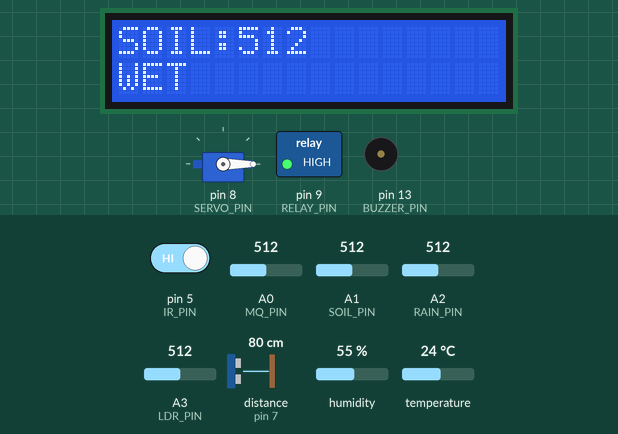
This sketch was run on a simulated Arduino Uno, built with avr-gcc and run on an emulated ATmega328P. Shown: 16×2 character LCD, servo, switched loads named in the sketch (green lamp = pin HIGH), buzzer (waves = sounding, pin HIGH). Wiring (inferred from the names in the program): ultrasonic range finder: trigger pin 6; echo pin 7. The inputs (shaded band) are chosen by the test bench; at power-on: A1 (SOIL_PIN) = 512, distance to the obstacle (sensor on pin 7) 80 cm, A0 (MQ_PIN) = 512, A2 (RAIN_PIN) = 512, pin 5 (IR_PIN) HIGH, A3 (LDR_PIN) = 512, humidity 55 %, temperature 24 °C. The echo pulse lasts 58.3 µs per cm; pins used as bus, display or sensor lines are not drawn.

Above: at 2.8 s.
2.9 s: A1 (SOIL_PIN) set to 588
9.5 s: A1 (SOIL_PIN) set to 611
At 10.4 s:
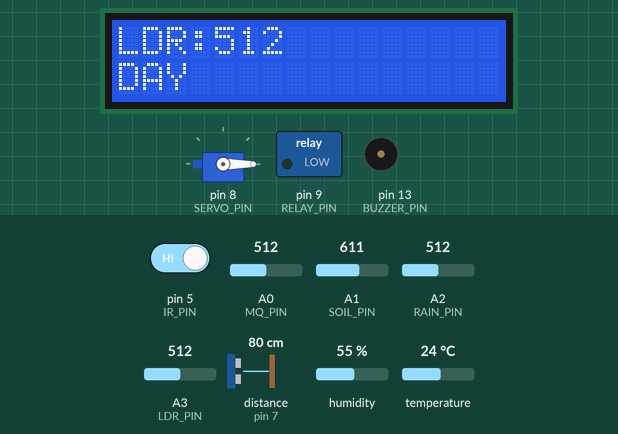
16.2 s: distance to the obstacle (sensor on pin 7) set to 4 cm
At 22.7 s:
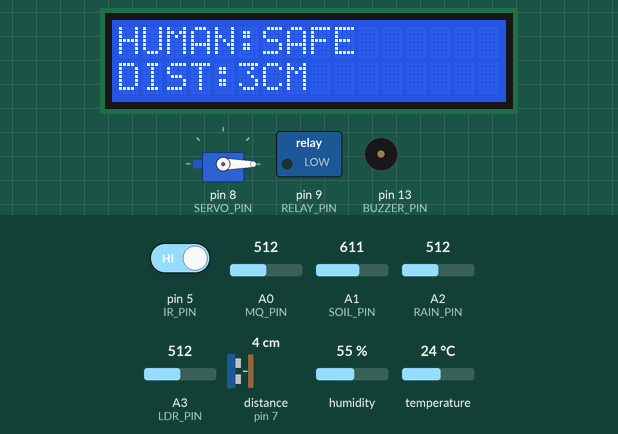
22.9 s: distance to the obstacle (sensor on pin 7) set to 2 cm
25.6 s: A0 (MQ_PIN) set to 610
At 29.0 s:
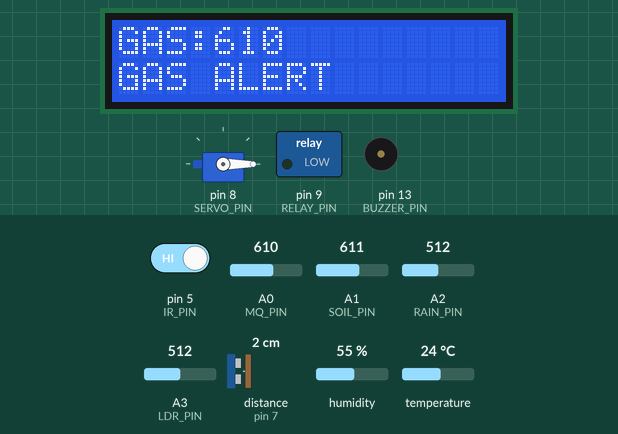
32.3 s: A2 (RAIN_PIN) set to 483
At 33.8 s:
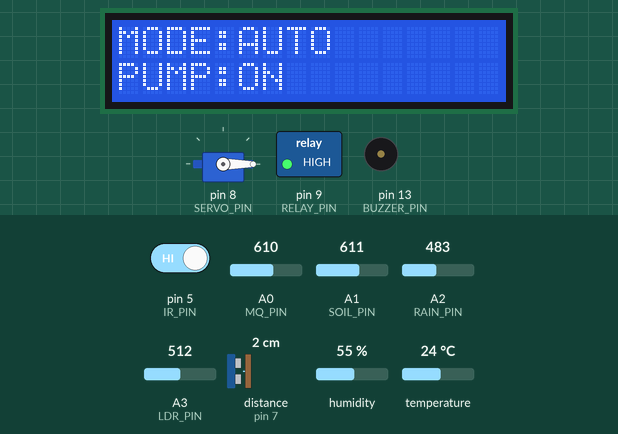
Timing chart, 0 to 35.3 s (numbered marks = the images above; inputs shaded):
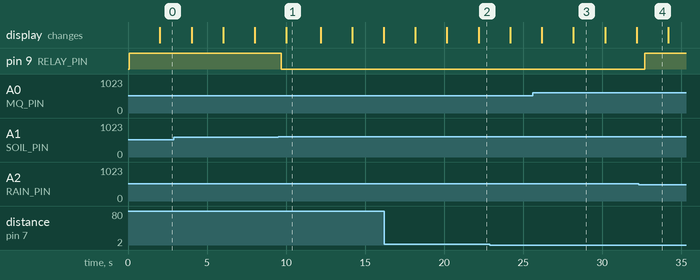

Measured:
- the behaviour switches between 600 and 601 on A1 (SOIL_PIN) (found by bisection; images 0 and 1)
- the behaviour switches between 500 and 499 on A2 (RAIN_PIN) (found by bisection; images 3 and 4)
- after the input at 9.5 s, pin 9 (RELAY_PIN): HIGH → LOW after 0.20 s
- after the input at 25.6 s, the display: first differs from a run without the input after 2.6 s (image 3)
- after the input at 32.3 s, pin 9 (RELAY_PIN): LOW → HIGH after 0.39 s
- what the display in image 1 shows lasts 2.2 s, from 10.0 s to 12.2 s
- what the display in image 3 shows lasts 2.0 s, from 28.2 s to 30.2 s

The sketch:

AgriNet-zero.ino
```cpp
#include <Wire.h>
#include <LiquidCrystal_I2C.h>
#include <DHT.h>
#include <Servo.h>
#include <SoftwareSerial.h>

// ================= PINS =================

#define MQ_PIN      A0
#define SOIL_PIN    A1
#define RAIN_PIN    A2
#define LDR_PIN     A3

#define DHT_PIN     4
#define IR_PIN      5

#define TRIG_PIN    6
#define ECHO_PIN    7

#define SERVO_PIN   8
#define RELAY_PIN   9

#define BT_RX       10
#define BT_TX       11

#define BUZZER_PIN  13

#define DHTTYPE DHT11

// ================= OBJECTS =================

LiquidCrystal_I2C lcd(0x27, 16, 2);
DHT dht(DHT_PIN, DHTTYPE);
Servo servoMotor;

SoftwareSerial BT(BT_RX, BT_TX);

// ================= SETTINGS =================

#define SOIL_DRY 600
#define RAIN_LIMIT 500
#define GAS_LIMIT 600
#define LDR_DAY 400

// Most IR modules:
// LOW = detected
// HIGH = not detected
#define IR_DETECTED LOW

// ================= VARIABLES =================

int soilValue = 0;
int rainValue = 0;
int gasValue = 0;
int ldrValue = 0;
int irValue = HIGH;

long distanceCM = -1;

float temperature = 0;
float humidity = 0;

bool autoMode = true;
bool pumpON = false;
bool dayTime = false;

// ================= TIMERS =================

unsigned long sensorTime = 0;
unsigned long lcdTime = 0;
unsigned long mobileTime = 0;

#define SENSOR_INTERVAL 500
#define LCD_INTERVAL 2000
#define MOBILE_INTERVAL 10000

// ================= BLUETOOTH BUFFER =================

char command[16];
byte commandPos = 0;

// ================= SETUP =================

void setup() {

  Serial.begin(9600);

  // HC-05
  BT.begin(9600);

  // LCD
  lcd.init();
  lcd.backlight();

  // DHT
  dht.begin();

  // Servo
  servoMotor.attach(SERVO_PIN);
  servoMotor.write(0);

  // IR
  pinMode(IR_PIN, INPUT);

  // Ultrasonic
  pinMode(TRIG_PIN, OUTPUT);
  pinMode(ECHO_PIN, INPUT);

  digitalWrite(TRIG_PIN, LOW);

  // Relay
  pinMode(RELAY_PIN, OUTPUT);

  // Buzzer
  pinMode(BUZZER_PIN, OUTPUT);

  // Pump OFF
  digitalWrite(RELAY_PIN, HIGH);
  digitalWrite(BUZZER_PIN, LOW);

  // ================= LCD START =================

  lcd.clear();

  lcd.setCursor(0, 0);
  lcd.print(F("SMART FARMING"));

  lcd.setCursor(0, 1);
  lcd.print(F("BT STARTING..."));

  delay(1000);

  // ================= BLUETOOTH START =================

  BT.println();
  BT.println(F("SMART FARMING"));
  BT.println(F("BLUETOOTH CONNECTED"));
  BT.println(F("SYSTEM READY"));
  BT.println(F("----------------"));
  BT.println(F("AUTO/MANUAL"));
  BT.println(F("ON/OFF"));
  BT.println(F("STATUS"));
  BT.println();

  // First sensor reading

  readSensors();

  controlPump();

  // Send immediately

  sendMobile();

  mobileTime = millis();
}

// ================= MAIN LOOP =================

void loop() {

  // -------- Sensors --------

  if (millis() - sensorTime >= SENSOR_INTERVAL) {

    sensorTime = millis();

    readSensors();

    controlPump();
  }

  // -------- LCD --------

  if (millis() - lcdTime >= LCD_INTERVAL) {

    lcdTime = millis();

    showLCD();
  }

  // -------- Bluetooth commands --------

  readBluetooth();

  // -------- Mobile dashboard --------

  if (millis() - mobileTime >= MOBILE_INTERVAL) {

    mobileTime = millis();

    sendMobile();
  }
}

// ================= READ SENSORS =================

void readSensors() {

  soilValue = analogRead(SOIL_PIN);

  rainValue = analogRead(RAIN_PIN);

  gasValue = analogRead(MQ_PIN);

  ldrValue = analogRead(LDR_PIN);

  irValue = digitalRead(IR_PIN);

  distanceCM = ultrasonicDistance();

  float t = dht.readTemperature();

  float h = dht.readHumidity();

  if (!isnan(t)) {
    temperature = t;
  }

  if (!isnan(h)) {
    humidity = h;
  }

  if (ldrValue >= LDR_DAY) {
    dayTime = true;
  } else {
    dayTime = false;
  }
}

// ================= ULTRASONIC =================

long ultrasonicDistance() {

  digitalWrite(TRIG_PIN, LOW);
  delayMicroseconds(3);

  digitalWrite(TRIG_PIN, HIGH);
  delayMicroseconds(10);

  digitalWrite(TRIG_PIN, LOW);

  unsigned long time =
    pulseIn(ECHO_PIN, HIGH, 30000);

  if (time == 0) {
    return -1;
  }

  long cm = time / 58;

  if (cm >= 2 && cm <= 400) {
    return cm;
  }

  return -1;
}

// ================= PUMP CONTROL =================

void controlPump() {

  bool rain = rainValue < RAIN_LIMIT;

  // Rain always OFF

  if (rain) {

    pumpON = false;

    digitalWrite(RELAY_PIN, HIGH);

    return;
  }

  // AUTO

  if (autoMode) {

    if (soilValue > SOIL_DRY) {

      pumpON = true;

      digitalWrite(RELAY_PIN, LOW);

    } else {

      pumpON = false;

      digitalWrite(RELAY_PIN, HIGH);
    }

    return;
  }

  // MANUAL

  if (pumpON) {

    digitalWrite(RELAY_PIN, LOW);

  } else {

    digitalWrite(RELAY_PIN, HIGH);
  }
}

// ================= BLUETOOTH INPUT =================

void readBluetooth() {

  while (BT.available()) {

    char c = BT.read();

    if (c == '\n' || c == '\r') {

      if (commandPos > 0) {

        command[commandPos] = '\0';

        processCommand();

        commandPos = 0;
      }

    } else {

      if (commandPos < 15) {

        command[commandPos] = c;

        commandPos++;
      }
    }
  }
}

// ================= PROCESS COMMAND =================

void processCommand() {

  // lowercase → uppercase

  for (byte i = 0; command[i] != '\0'; i++) {

    if (command[i] >= 'a' &&
        command[i] <= 'z') {

      command[i] -= 32;
    }
  }

  // AUTO

  if (strcmp(command, "AUTO") == 0) {

    autoMode = true;

    controlPump();

    BT.println(F("MODE=AUTO"));
    sendStatus();
  }

  // MANUAL

  else if (strcmp(command, "MANUAL") == 0) {

    autoMode = false;

    pumpON = false;

    digitalWrite(RELAY_PIN, HIGH);

    BT.println(F("MODE=MANUAL"));
    sendStatus();
  }

  // ON

  else if (strcmp(command, "ON") == 0) {

    if (autoMode) {

      BT.println(F("USE MANUAL FIRST"));

    } else {

      if (rainValue < RAIN_LIMIT) {

        pumpON = false;

        digitalWrite(RELAY_PIN, HIGH);

        BT.println(F("RAIN=PUMP OFF"));

      } else {

        pumpON = true;

        digitalWrite(RELAY_PIN, LOW);

        BT.println(F("PUMP=ON"));
      }
    }
  }

  // OFF

  else if (strcmp(command, "OFF") == 0) {

    pumpON = false;

    digitalWrite(RELAY_PIN, HIGH);

    BT.println(F("PUMP=OFF"));
  }

  // STATUS

  else if (strcmp(command, "STATUS") == 0) {

    sendMobile();
  }
}

// ================= STATUS =================

void sendStatus() {

  BT.print(F("MODE="));

  if (autoMode)
    BT.println(F("AUTO"));
  else
    BT.println(F("MANUAL"));

  BT.print(F("PUMP="));

  if (pumpON)
    BT.println(F("ON"));
  else
    BT.println(F("OFF"));

  BT.print(F("SOIL="));
  BT.println(soilValue);

  BT.print(F("RAIN="));
  BT.println(rainValue);

  BT.print(F("IR="));
  BT.println(irValue);

  BT.print(F("DIST="));

  if (distanceCM > 0) {
    BT.print(distanceCM);
    BT.println(F("cm"));
  } else {
    BT.println(F("NONE"));
  }
}

// ================= MOBILE DASHBOARD =================

void sendMobile() {

  BT.println();
  BT.println(F("===================="));
  BT.println(F(" SMART FARMING"));
  BT.println(F(" LIVE DASHBOARD"));
  BT.println(F("===================="));

  // PUMP

  BT.print(F("MODE : "));

  if (autoMode)
    BT.println(F("AUTO"));
  else
    BT.println(F("MANUAL"));

  BT.print(F("PUMP : "));

  if (pumpON)
    BT.println(F("ON"));
  else
    BT.println(F("OFF"));

  // SOIL

  BT.print(F("SOIL : "));
  BT.println(soilValue);

  BT.print(F("SOIL STATUS : "));

  if (soilValue > SOIL_DRY)
    BT.println(F("DRY"));
  else
    BT.println(F("WET"));

  // RAIN

  BT.print(F("RAIN : "));
  BT.println(rainValue);

  BT.print(F("RAIN STATUS : "));

  if (rainValue < RAIN_LIMIT)
    BT.println(F("RAIN"));
  else
    BT.println(F("NO RAIN"));

  // IR

  BT.print(F("IR RAW : "));
  BT.println(irValue);

  BT.print(F("HUMAN : "));

  if (irValue == IR_DETECTED)
    BT.println(F("DETECTED"));
  else
    BT.println(F("NOT DETECTED"));

  // ULTRASONIC

  BT.print(F("DISTANCE : "));

  if (distanceCM > 0) {

    BT.print(distanceCM);
    BT.println(F(" CM"));

  } else {

    BT.println(F("NO OBJECT"));
  }

  // GAS

  BT.print(F("GAS : "));
  BT.println(gasValue);

  BT.print(F("GAS STATUS : "));

  if (gasValue > GAS_LIMIT)
    BT.println(F("ALERT"));
  else
    BT.println(F("NORMAL"));

  // DHT

  BT.print(F("TEMP : "));
  BT.print(temperature, 1);
  BT.println(F(" C"));

  BT.print(F("HUMIDITY : "));
  BT.print(humidity, 1);
  BT.println(F(" %"));

  // LDR

  BT.print(F("LDR : "));
  BT.println(ldrValue);

  BT.print(F("LIGHT : "));

  if (dayTime)
    BT.println(F("DAY"));
  else
    BT.println(F("NIGHT"));

  // SYSTEM

  BT.println(F("LCD : ACTIVE"));
  BT.println(F("ULTRASONIC : ACTIVE"));
  BT.println(F("IR : ACTIVE"));
  BT.println(F("BLUETOOTH : OK"));

  BT.println(F("--------------------"));
  BT.println(F("UPDATE : 10 SEC"));
  BT.println(F("===================="));
  BT.println();
}

// ================= LCD =================

void showLCD() {

  byte page = (millis() / 2000) % 8;

  lcd.clear();

  // PAGE 0

  if (page == 0) {

    lcd.setCursor(0, 0);

    if (autoMode)
      lcd.print(F("MODE:AUTO"));
    else
      lcd.print(F("MODE:MANUAL"));

    lcd.setCursor(0, 1);

    lcd.print(F("PUMP:"));

    if (pumpON)
      lcd.print(F("ON"));
    else
      lcd.print(F("OFF"));
  }

  // PAGE 1

  else if (page == 1) {

    lcd.setCursor(0, 0);
    lcd.print(F("SOIL:"));
    lcd.print(soilValue);

    lcd.setCursor(0, 1);

    if (soilValue > SOIL_DRY)
      lcd.print(F("DRY"));
    else
      lcd.print(F("WET"));
  }

  // PAGE 2

  else if (page == 2) {

    lcd.setCursor(0, 0);
    lcd.print(F("RAIN:"));

    if (rainValue < RAIN_LIMIT)
      lcd.print(F("YES"));
    else
      lcd.print(F("NO"));

    lcd.setCursor(0, 1);
    lcd.print(F("PUMP:"));

    if (pumpON)
      lcd.print(F("ON"));
    else
      lcd.print(F("OFF"));
  }

  // PAGE 3

  else if (page == 3) {

    lcd.setCursor(0, 0);

    if (irValue == IR_DETECTED)
      lcd.print(F("HUMAN:DETECT"));
    else
      lcd.print(F("HUMAN:SAFE"));

    lcd.setCursor(0, 1);

    lcd.print(F("DIST:"));

    if (distanceCM > 0) {

      lcd.print(distanceCM);
      lcd.print(F("CM"));

    } else {

      lcd.print(F("NONE"));
    }
  }

  // PAGE 4

  else if (page == 4) {

    lcd.setCursor(0, 0);

    lcd.print(F("TEMP:"));
    lcd.print(temperature, 1);
    lcd.print(F("C"));

    lcd.setCursor(0, 1);

    lcd.print(F("HUM:"));
    lcd.print(humidity, 1);
    lcd.print(F("%"));
  }

  // PAGE 5

  else if (page == 5) {

    lcd.setCursor(0, 0);

    lcd.print(F("LDR:"));
    lcd.print(ldrValue);

    lcd.setCursor(0, 1);

    if (dayTime)
      lcd.print(F("DAY"));
    else
      lcd.print(F("NIGHT"));
  }

  // PAGE 6

  else if (page == 6) {

    lcd.setCursor(0, 0);

    lcd.print(F("GAS:"));
    lcd.print(gasValue);

    lcd.setCursor(0, 1);

    if (gasValue > GAS_LIMIT)
      lcd.print(F("GAS ALERT"));
    else
      lcd.print(F("GAS NORMAL"));
  }

  // PAGE 7

  else {

    lcd.setCursor(0, 0);
    lcd.print(F("DISTANCE:"));

    if (distanceCM > 0)
      lcd.print(distanceCM);
    else
      lcd.print(F("NONE"));

    lcd.setCursor(0, 1);

    lcd.print(F("IR:"));
    lcd.print(irValue);
  }
}
```
